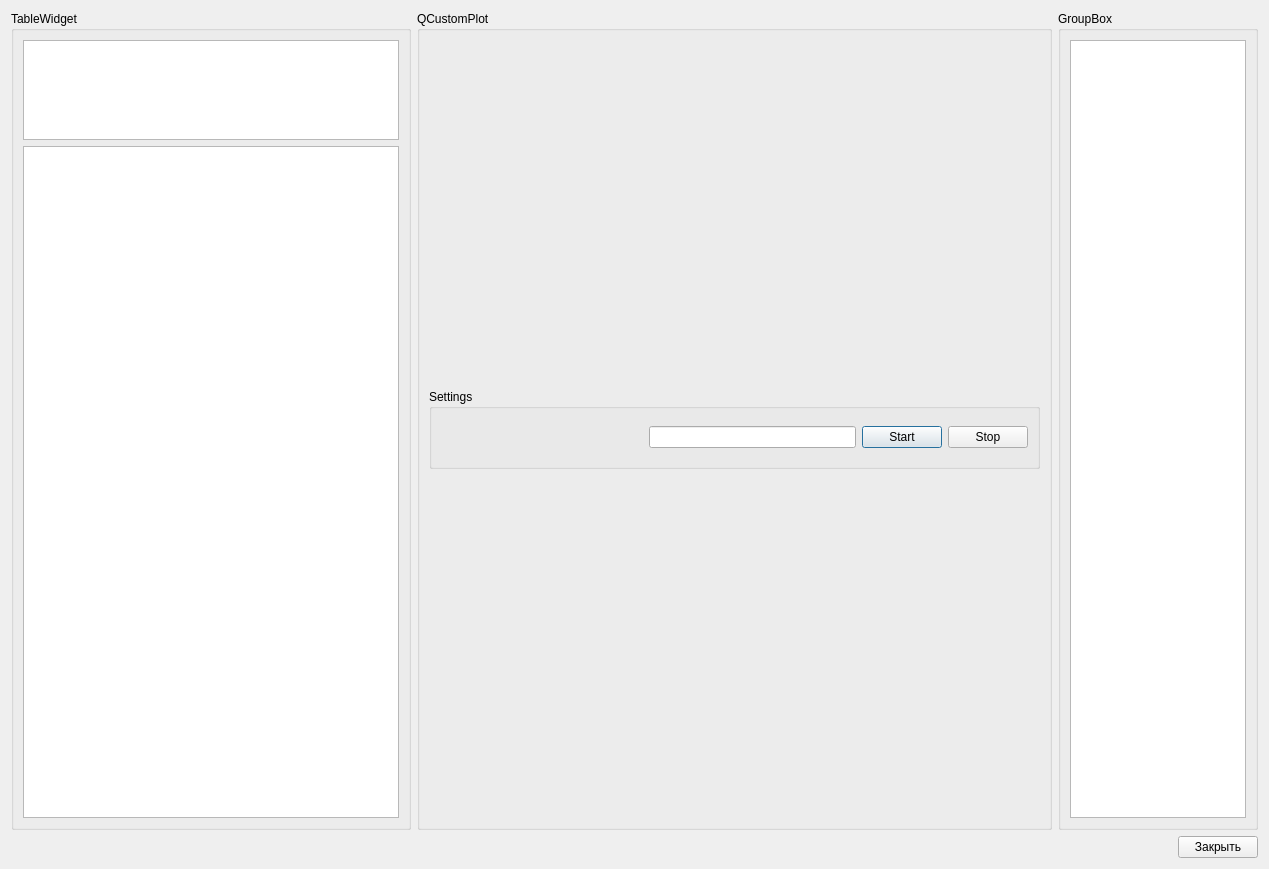
<?xml version="1.0" encoding="UTF-8"?>
<ui version="4.0">
 <class>form_dataentry_robot_Dialog</class>
 <widget class="QDialog" name="form_dataentry_robot_Dialog">
  <property name="geometry">
   <rect>
    <x>0</x>
    <y>0</y>
    <width>1269</width>
    <height>869</height>
   </rect>
  </property>
  <property name="windowTitle">
   <string>Dialog</string>
  </property>
  <layout class="QVBoxLayout" name="verticalLayout_3">
   <item>
    <layout class="QHBoxLayout" name="horizontalLayout_5">
     <item>
      <widget class="QGroupBox" name="groupBox_tablewidget">
       <property name="minimumSize">
        <size>
         <width>400</width>
         <height>0</height>
        </size>
       </property>
       <property name="maximumSize">
        <size>
         <width>300</width>
         <height>16777215</height>
        </size>
       </property>
       <property name="title">
        <string>TableWidget</string>
       </property>
       <layout class="QVBoxLayout" name="verticalLayout">
        <item>
         <widget class="QTextEdit" name="textEdit_2">
          <property name="maximumSize">
           <size>
            <width>16777215</width>
            <height>100</height>
           </size>
          </property>
         </widget>
        </item>
        <item>
         <widget class="QTableWidget" name="tableWidget"/>
        </item>
       </layout>
      </widget>
     </item>
     <item>
      <widget class="QGroupBox" name="groupBox_lot">
       <property name="minimumSize">
        <size>
         <width>0</width>
         <height>0</height>
        </size>
       </property>
       <property name="title">
        <string>QCustomPlot</string>
       </property>
       <layout class="QVBoxLayout" name="verticalLayout_2">
        <item>
         <layout class="QHBoxLayout" name="horizontalLayout_plot"/>
        </item>
        <item>
         <widget class="QGroupBox" name="groupBox_3">
          <property name="maximumSize">
           <size>
            <width>16777215</width>
            <height>80</height>
           </size>
          </property>
          <property name="title">
           <string>Settings</string>
          </property>
          <layout class="QHBoxLayout" name="horizontalLayout_4">
           <item>
            <layout class="QHBoxLayout" name="horizontalLayout_3">
             <item>
              <spacer name="horizontalSpacer">
               <property name="orientation">
                <enum>Qt::Horizontal</enum>
               </property>
               <property name="sizeHint" stdset="0">
                <size>
                 <width>40</width>
                 <height>20</height>
                </size>
               </property>
              </spacer>
             </item>
             <item>
              <widget class="QLineEdit" name="lineEdit"/>
             </item>
             <item>
              <widget class="QPushButton" name="pushButton">
               <property name="text">
                <string>Start</string>
               </property>
              </widget>
             </item>
             <item>
              <widget class="QPushButton" name="pushButton_2">
               <property name="text">
                <string>Stop</string>
               </property>
              </widget>
             </item>
            </layout>
           </item>
          </layout>
         </widget>
        </item>
       </layout>
      </widget>
     </item>
     <item>
      <widget class="QGroupBox" name="groupBox">
       <property name="minimumSize">
        <size>
         <width>0</width>
         <height>0</height>
        </size>
       </property>
       <property name="maximumSize">
        <size>
         <width>200</width>
         <height>16777215</height>
        </size>
       </property>
       <property name="title">
        <string>GroupBox</string>
       </property>
       <layout class="QHBoxLayout" name="horizontalLayout">
        <item>
         <widget class="QTextEdit" name="textEdit">
          <property name="maximumSize">
           <size>
            <width>16777215</width>
            <height>16777215</height>
           </size>
          </property>
         </widget>
        </item>
       </layout>
      </widget>
     </item>
    </layout>
   </item>
   <item>
    <layout class="QHBoxLayout" name="horizontalLayout_2">
     <item>
      <spacer name="horizontalSpacer_2">
       <property name="orientation">
        <enum>Qt::Horizontal</enum>
       </property>
       <property name="sizeHint" stdset="0">
        <size>
         <width>40</width>
         <height>20</height>
        </size>
       </property>
      </spacer>
     </item>
     <item>
      <widget class="QPushButton" name="pushButton_close">
       <property name="text">
        <string>Закрыть</string>
       </property>
      </widget>
     </item>
    </layout>
   </item>
  </layout>
 </widget>
 <resources/>
 <connections/>
</ui>
